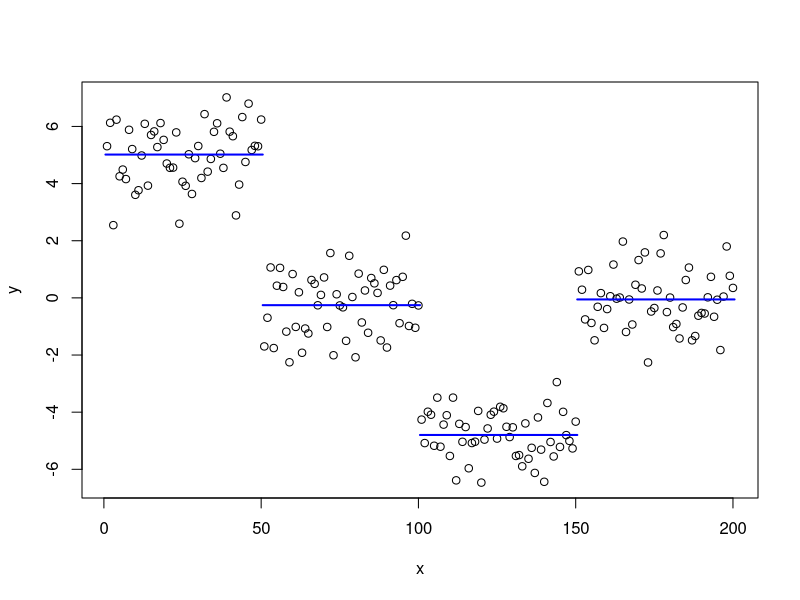

Generate this figure with R:
library(matrixStats)


### Name: binMeans
### Title: Fast mean calculations in non-overlapping bins
### Aliases: binMeans
### Keywords: univar

### ** Examples

x <- 1:200
mu <- double(length(x))
mu[1:50] <- 5
mu[101:150] <- -5
y <- mu + rnorm(length(x))

# Binning
bx <- c(0, 50, 100, 150, 200) + 0.5
y_s <- binMeans(y, x = x, bx = bx)

plot(x, y)
for (kk in seq_along(y_s)) {
  lines(bx[c(kk, kk + 1)], y_s[c(kk, kk)], col = "blue", lwd = 2)
}
